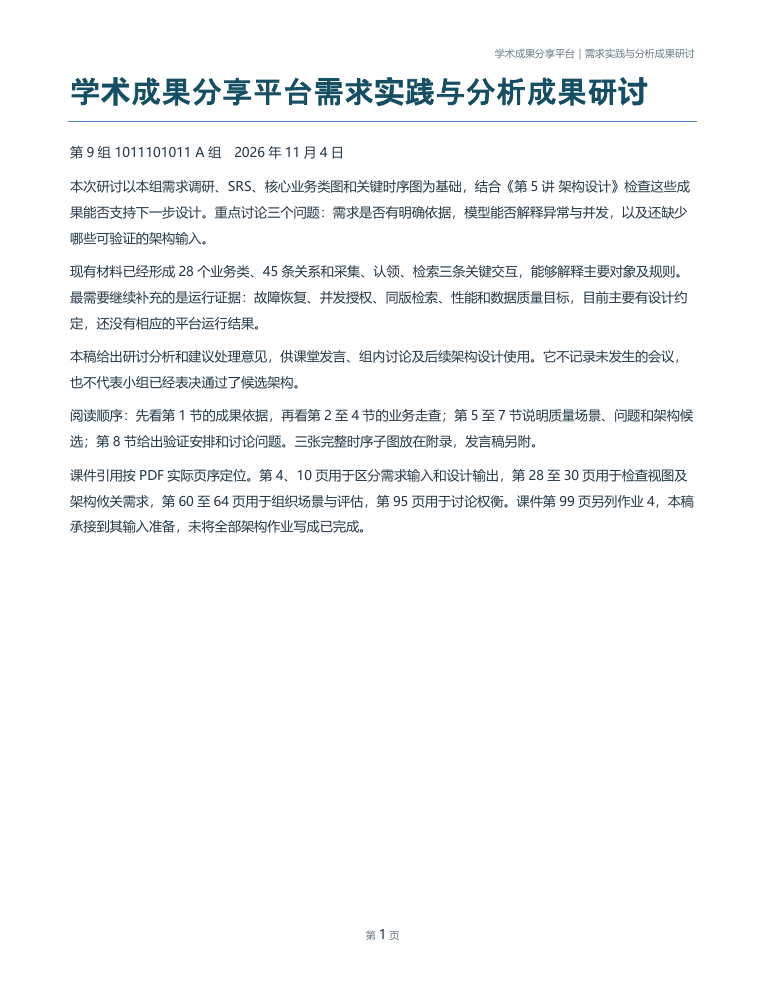
#> input picture .report-build/seminar/page-01.png, 765 x 990 px; its folder holds only this picture in this run
$ python contact.py
#> lines starting #> are read from the running program, lines starting #| are printed output that depends on the picture
from pathlib import Path
from PIL import Image, ImageOps, ImageDraw
p=Path('.report-build/seminar')
files=sorted(p.glob('page-*.png'))
thumbs=[]
for f in files:
 im=Image.open(f).convert('RGB'); im.thumbnail((306,396)); canvas=Image.new('RGB',(320,424),'white'); canvas.paste(im,((320-im.width)//2,10)); ImageDraw.Draw(canvas).text((8,402),f.stem,fill='black'); thumbs.append(canvas)
#> further down, im is the input picture: PIL image 765x990 RGB; mean R, G, B 245.5, 246.7, 247.4
#> after `im.thumbnail((306, 396))`:
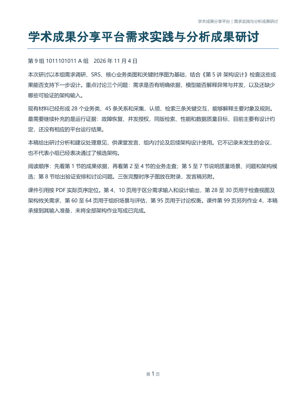
#> im: PIL image 306x396 RGB; mean R, G, B 245.3, 246.5, 247.3
#> after `canvas = Image.new('RGB', (320, 424), 'white')`: canvas: PIL image 320x424 RGB; every value is 255
#> after `canvas.paste(im, ((320 - im.width) // 2, 10))`:
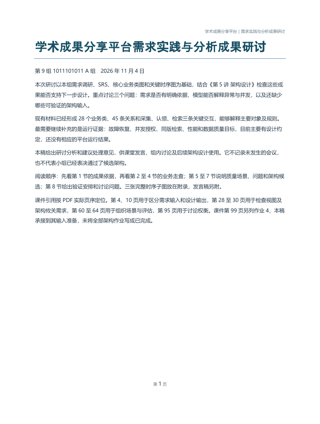
#> canvas: PIL image 320x424 RGB; mean R, G, B 246.4, 247.4, 248.1
for start in range(0,len(thumbs),9):
 batch=thumbs[start:start+9]; sheet=Image.new('RGB',(320*3,424*3),(220,225,230))
 for j,im in enumerate(batch): sheet.paste(im,((j%3)*320,(j//3)*424))
 sheet.save(p/f'contact-{start//9+1}.png')
#> this loop made 1 pass
#> pass 1, `sheet = Image.new('RGB', (320 * 3, 424 * 3), (220, 225, 230))`:
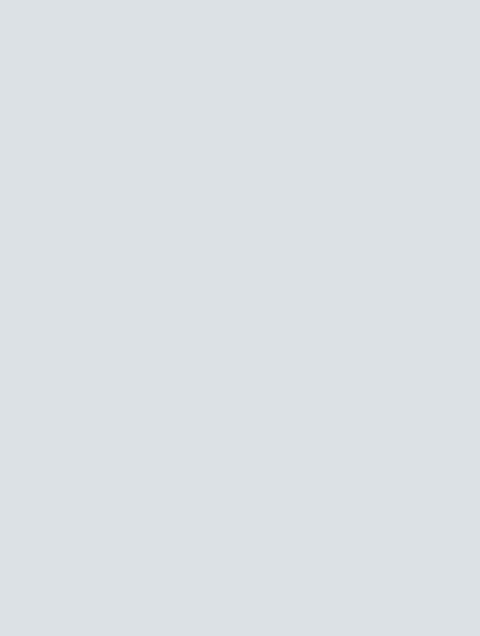
#> sheet: PIL image 960x1272 RGB (shown at 1/2 size); mean R, G, B 220, 225, 230
#> pass 1, `sheet.save(p/f'contact-{start//9+1}.png')`:
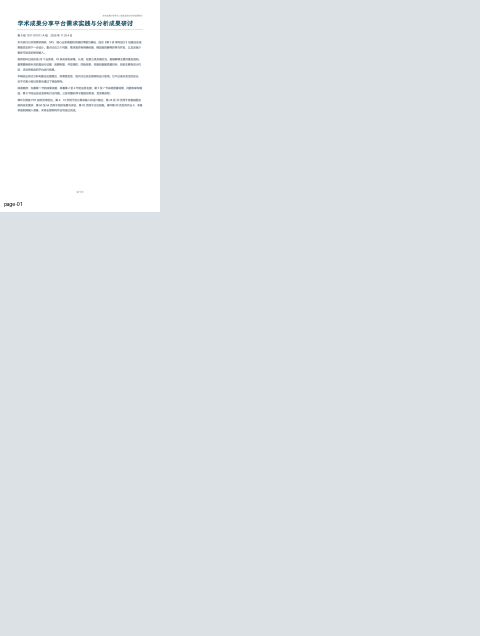
#> saved as contact-1.png: PIL image 960x1272 RGB (shown at 1/2 size); mean R, G, B 222.9, 227.5, 232

$ run again, on .report-build/seminar/page-05.png
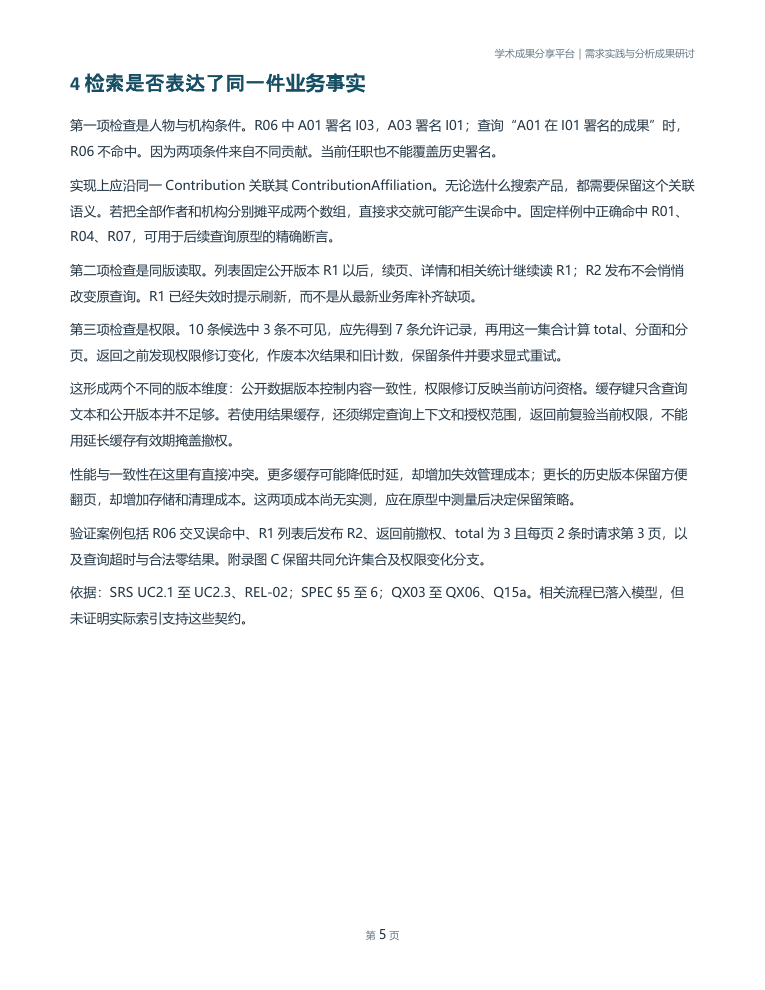
#> input picture .report-build/seminar/page-05.png, 765 x 990 px
#> im is the input picture: PIL image 765x990 RGB; mean R, G, B 244.5, 245.5, 246.3
#> `im.thumbnail((306, 396))`:
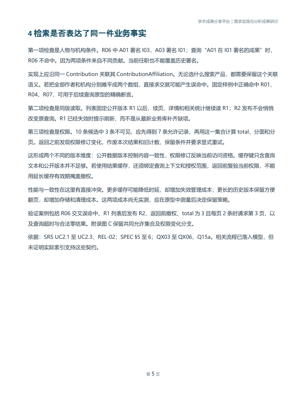
#> im: PIL image 306x396 RGB; mean R, G, B 244.3, 245.3, 246.1
#> canvas: PIL image 320x424 RGB; every value is 255
#> `canvas.paste(im, ((320 - im.width) // 2, 10))`:
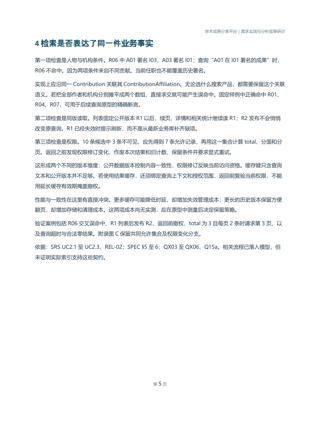
#> canvas: PIL image 320x424 RGB; mean R, G, B 245.4, 246.4, 247
#> the loop `for start in range(0,len(thumbs),9):` made 1 pass

$ run again, on .report-build/seminar/page-06.png
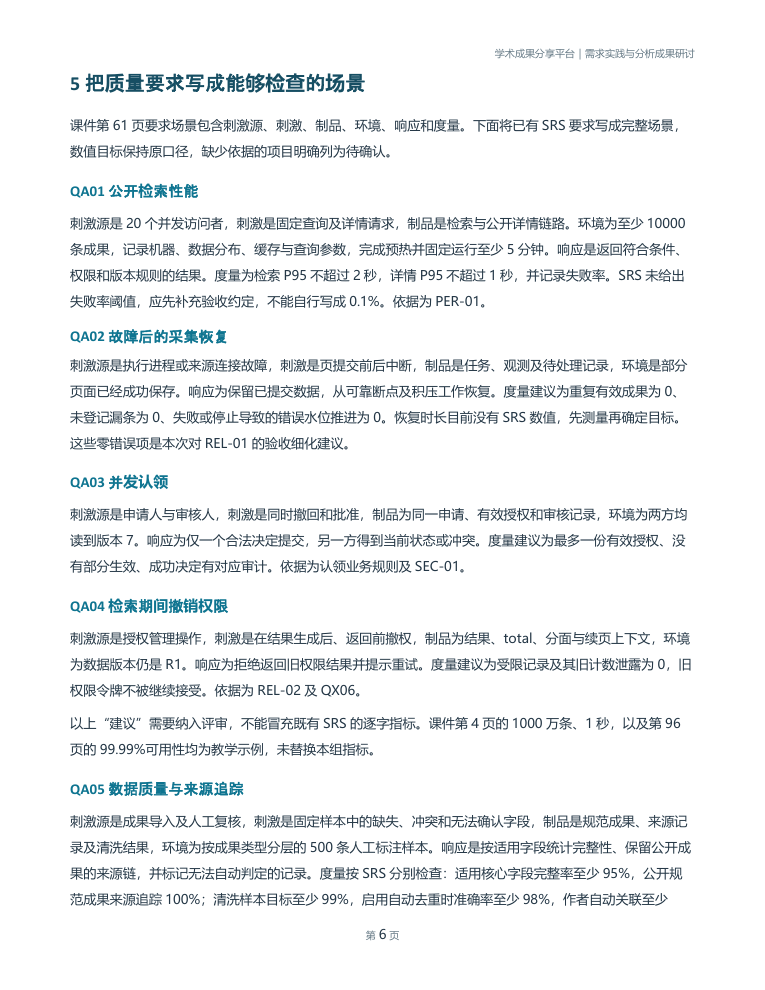
#> input picture .report-build/seminar/page-06.png, 765 x 990 px
#> im is the input picture: PIL image 765x990 RGB; mean R, G, B 239.6, 241.6, 242.8
#> im: PIL image 306x396 RGB
#> canvas: PIL image 320x424 RGB; every value is 255
#> `canvas.paste(im, ((320 - im.width) // 2, 10))`:
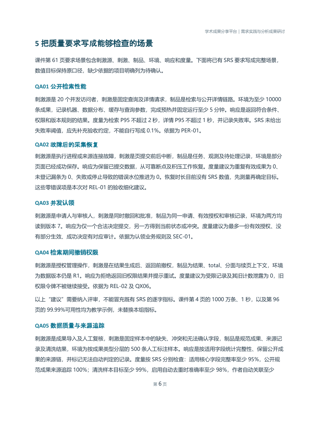
#> canvas: PIL image 320x424 RGB; mean R, G, B 241, 242.8, 243.8
#> the loop `for start in range(0,len(thumbs),9):` made 1 pass
#> pass 1, `sheet.save(p/f'contact-{start//9+1}.png')`:
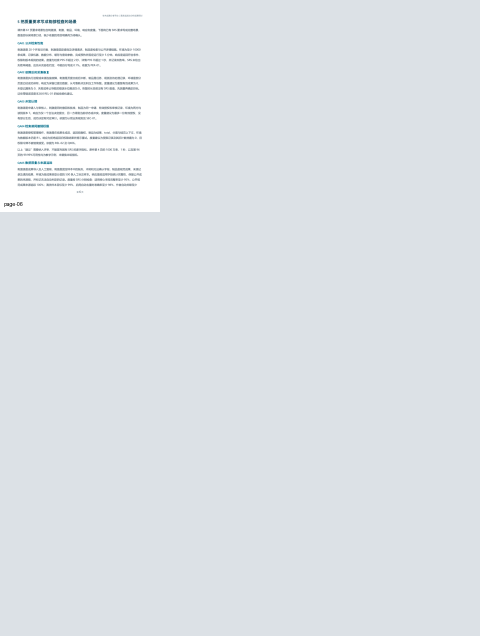
#> saved as contact-1.png: PIL image 960x1272 RGB (shown at 1/2 size); mean R, G, B 222.3, 227, 231.5

$ run again, on .report-build/seminar/page-07.png
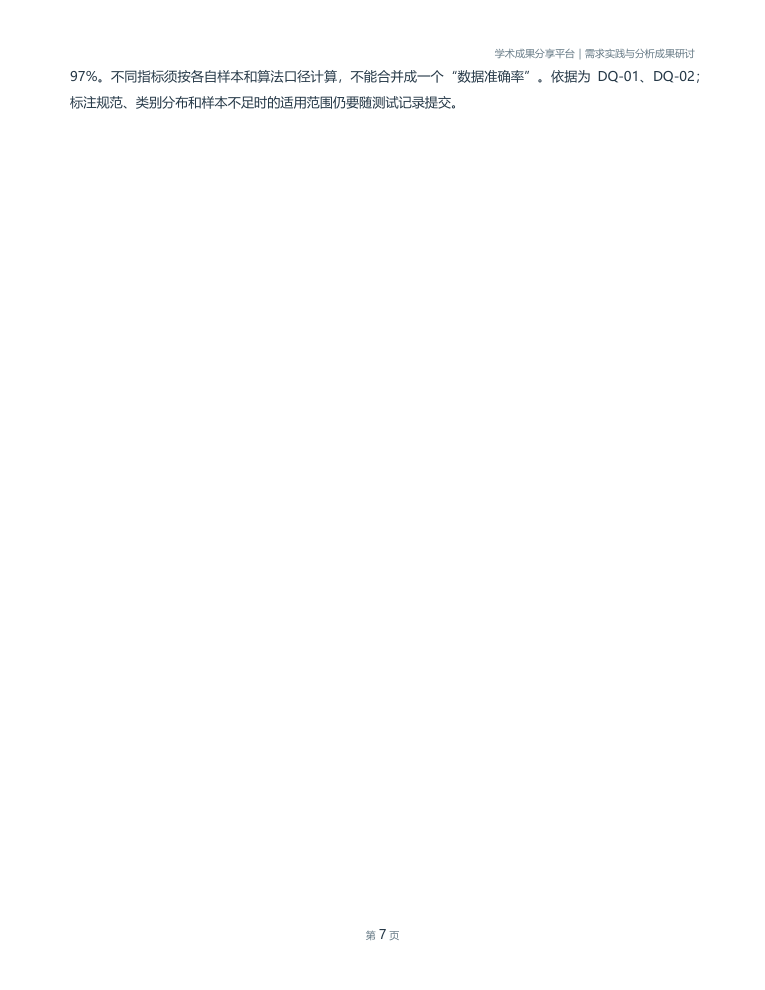
#> input picture .report-build/seminar/page-07.png, 765 x 990 px
#> im is the input picture: PIL image 765x990 RGB; mean R, G, B 253.8, 253.9, 254
#> im: PIL image 306x396 RGB
#> canvas: PIL image 320x424 RGB; every value is 255
#> `canvas.paste(im, ((320 - im.width) // 2, 10))`:
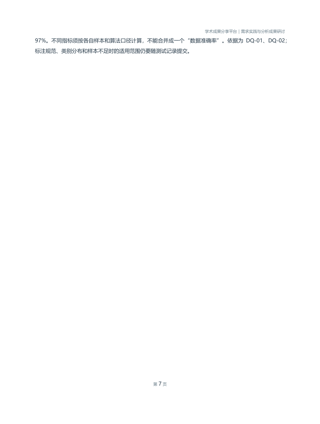
#> canvas: PIL image 320x424 RGB; mean R, G, B 253.9, 254, 254.1
#> the loop `for start in range(0,len(thumbs),9):` made 1 pass

$ run again, on .report-build/seminar/page-02.png
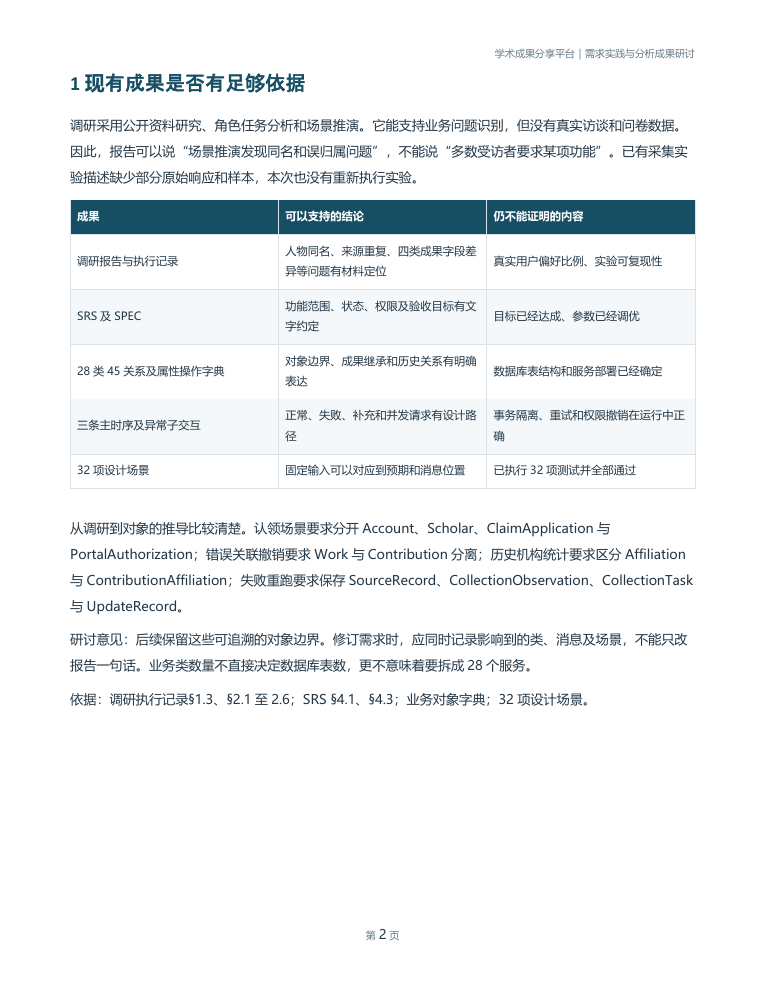
#> input picture .report-build/seminar/page-02.png, 765 x 990 px
#> im is the input picture: PIL image 765x990 RGB; mean R, G, B 239.3, 242, 243.3
#> im: PIL image 306x396 RGB
#> canvas: PIL image 320x424 RGB; every value is 255
#> `canvas.paste(im, ((320 - im.width) // 2, 10))`:
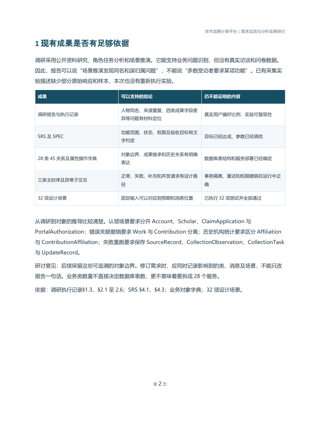
#> canvas: PIL image 320x424 RGB; mean R, G, B 240.8, 243.2, 244.4
#> the loop `for start in range(0,len(thumbs),9):` made 1 pass
#> pass 1, `sheet.save(p/f'contact-{start//9+1}.png')`:
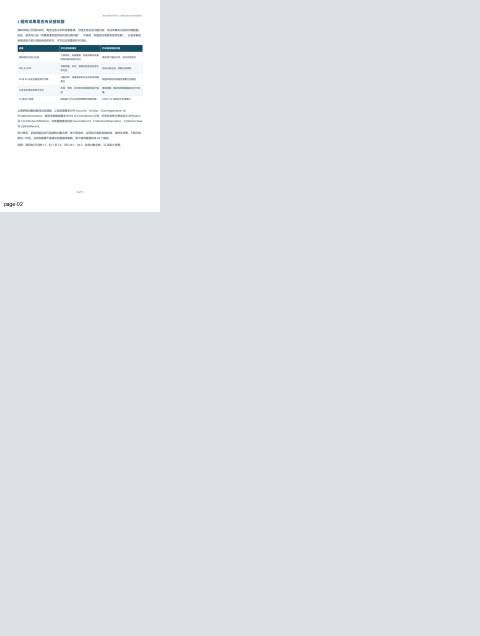
#> saved as contact-1.png: PIL image 960x1272 RGB (shown at 1/2 size); mean R, G, B 222.3, 227, 231.6
